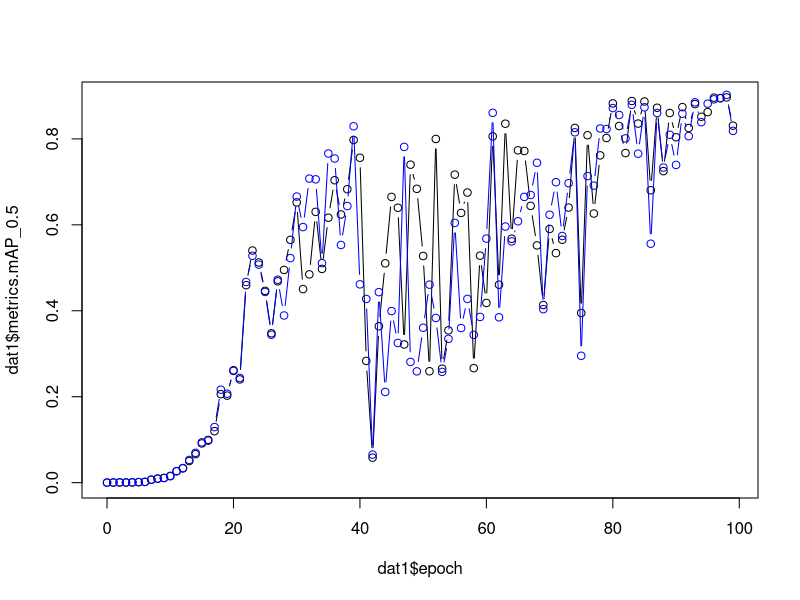
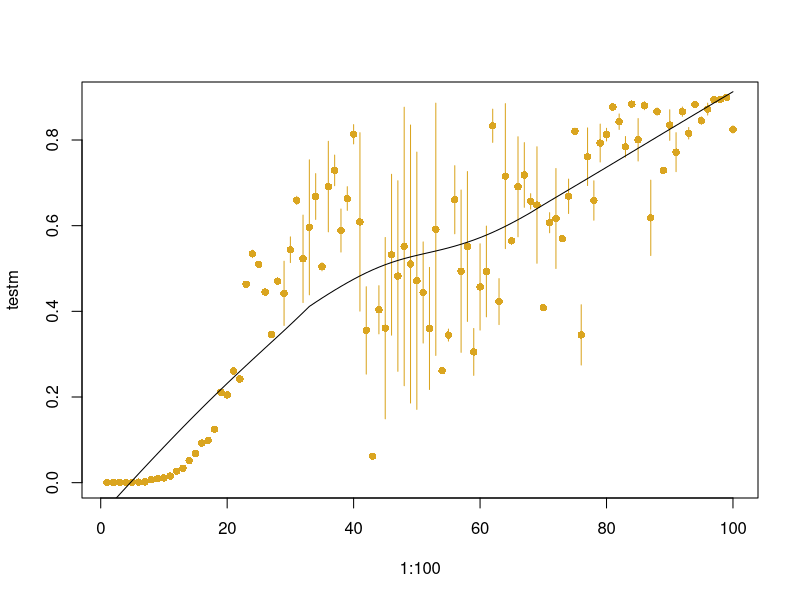

Recreate these plots in R, in order.


dat1 <- read.csv('results1.csv')
dat2 <- read.csv('results2.csv')

plot(x = dat1$epoch, 
     y = dat1$metrics.mAP_0.5,
     type='b')
points(x = dat2$epoch, 
     y = dat2$metrics.mAP_0.5,
     type='b',
     col = 'blue')

testm <- apply(cbind(dat1$metrics.mAP_0.5, dat2$metrics.mAP_0.5),
      MARGIN = 1,
      FUN = mean)
testsd <- apply(cbind(dat1$metrics.mAP_0.5, dat2$metrics.mAP_0.5),
                         MARGIN = 1,
                         FUN = sd)
plot(x = 1:100, 
     y = testm,
     pch=16,
     col = 'goldenrod')
arrows(x0 = 1:100,
       y0 = testm-testsd,
       x1 = 1:100,
       y1 = testm+testsd,
       col = 'goldenrod',
       length = 0)
lines(lowess(x = 1:100, 
             y = testm,
             f=.66, iter = 10))

